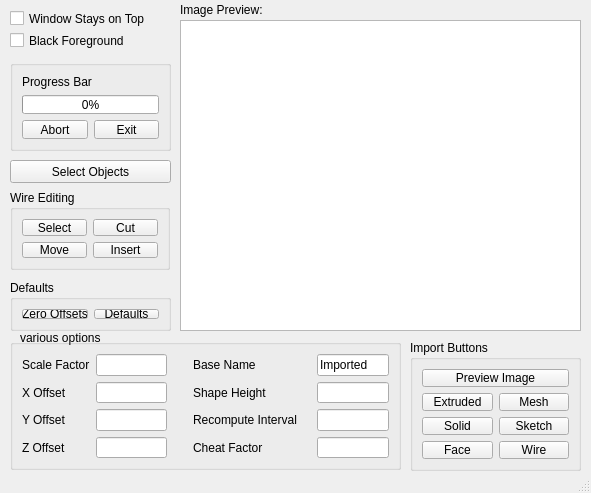
<?xml version="1.0" encoding="UTF-8"?>
<ui version="4.0">
 <class>MainWindow</class>
 <widget class="QMainWindow" name="MainWindow">
  <property name="geometry">
   <rect>
    <x>0</x>
    <y>0</y>
    <width>591</width>
    <height>493</height>
   </rect>
  </property>
  <property name="windowTitle">
   <string>MainWindow</string>
  </property>
  <property name="dockNestingEnabled">
   <bool>true</bool>
  </property>
  <widget class="QWidget" name="centralwidget">
   <widget class="QLabel" name="imagePreviewLabel">
    <property name="geometry">
     <rect>
      <x>180</x>
      <y>0</y>
      <width>401</width>
      <height>20</height>
     </rect>
    </property>
    <property name="text">
     <string>Image Preview:</string>
    </property>
   </widget>
   <widget class="QGroupBox" name="verticalGroupBox_2">
    <property name="geometry">
     <rect>
      <x>410</x>
      <y>340</y>
      <width>171</width>
      <height>131</height>
     </rect>
    </property>
    <property name="title">
     <string>Import Buttons</string>
    </property>
    <layout class="QVBoxLayout" name="verticalLayout">
     <item>
      <widget class="QPushButton" name="previewButton">
       <property name="text">
        <string>Preview Image</string>
       </property>
      </widget>
     </item>
     <item>
      <layout class="QHBoxLayout" name="horizontalLayout_5">
       <item>
        <widget class="QPushButton" name="importAsShapeButton">
         <property name="text">
          <string>Extruded</string>
         </property>
         <property name="flat">
          <bool>false</bool>
         </property>
        </widget>
       </item>
       <item>
        <widget class="QPushButton" name="importAsMeshButton">
         <property name="text">
          <string>Mesh</string>
         </property>
        </widget>
       </item>
      </layout>
     </item>
     <item>
      <layout class="QHBoxLayout" name="horizontalLayout_4">
       <item>
        <widget class="QPushButton" name="importAsSolidButton">
         <property name="text">
          <string>Solid</string>
         </property>
        </widget>
       </item>
       <item>
        <widget class="QPushButton" name="importAsSketchButton">
         <property name="text">
          <string>Sketch</string>
         </property>
        </widget>
       </item>
      </layout>
     </item>
     <item>
      <layout class="QHBoxLayout" name="horizontalLayout_2">
       <item>
        <widget class="QPushButton" name="importAsFaceButton">
         <property name="text">
          <string>Face</string>
         </property>
        </widget>
       </item>
       <item>
        <widget class="QPushButton" name="importAsWireButton">
         <property name="text">
          <string>Wire</string>
         </property>
        </widget>
       </item>
      </layout>
     </item>
    </layout>
   </widget>
   <widget class="QGroupBox" name="offsetsGroupBox">
    <property name="geometry">
     <rect>
      <x>10</x>
      <y>339</y>
      <width>391</width>
      <height>131</height>
     </rect>
    </property>
    <property name="title">
     <string/>
    </property>
    <layout class="QGridLayout" name="gridLayout">
     <item row="0" column="0">
      <layout class="QHBoxLayout" name="horizontalLayout">
       <item>
        <layout class="QVBoxLayout" name="verticalLayout_3">
         <item>
          <widget class="QLabel" name="scaleLabel">
           <property name="text">
            <string>Scale Factor</string>
           </property>
          </widget>
         </item>
         <item>
          <widget class="QLabel" name="xOffsetLabel">
           <property name="text">
            <string>X Offset</string>
           </property>
          </widget>
         </item>
         <item>
          <widget class="QLabel" name="yOffsetLabel">
           <property name="text">
            <string>Y Offset</string>
           </property>
          </widget>
         </item>
         <item>
          <widget class="QLabel" name="zOffsetLabel">
           <property name="text">
            <string>Z Offset</string>
           </property>
          </widget>
         </item>
        </layout>
       </item>
      </layout>
     </item>
     <item row="0" column="1">
      <layout class="QVBoxLayout" name="verticalLayout_4">
       <item>
        <widget class="QLineEdit" name="scaleEdit"/>
       </item>
       <item>
        <widget class="QLineEdit" name="xOffsetEdit"/>
       </item>
       <item>
        <widget class="QLineEdit" name="yOffsetEdit">
         <property name="toolTip">
          <string extracomment="Shift origin of image on Y axis"/>
         </property>
        </widget>
       </item>
       <item>
        <widget class="QLineEdit" name="zOffsetEdit">
         <property name="toolTip">
          <string extracomment="Shift origin of image on Z axis"/>
         </property>
        </widget>
       </item>
      </layout>
     </item>
     <item row="0" column="4">
      <layout class="QVBoxLayout" name="verticalLayout_8">
       <item>
        <widget class="QLineEdit" name="baseNameEdit">
         <property name="text">
          <string>Imported</string>
         </property>
        </widget>
       </item>
       <item>
        <widget class="QLineEdit" name="shapeHeightEdit"/>
       </item>
       <item>
        <widget class="QLineEdit" name="recomputeIntervalEdit">
         <property name="toolTip">
          <string extracomment="Lower is more responsive, but higher is better overall performance."/>
         </property>
        </widget>
       </item>
       <item>
        <widget class="QLineEdit" name="cheatFactorEdit"/>
       </item>
      </layout>
     </item>
     <item row="0" column="2">
      <spacer name="verticalSpacer_2">
       <property name="orientation">
        <enum>Qt::Vertical</enum>
       </property>
       <property name="sizeHint" stdset="0">
        <size>
         <width>20</width>
         <height>40</height>
        </size>
       </property>
      </spacer>
     </item>
     <item row="0" column="3">
      <layout class="QVBoxLayout" name="verticalLayout_7">
       <item>
        <widget class="QLabel" name="baseNameLabel">
         <property name="text">
          <string>Base Name</string>
         </property>
        </widget>
       </item>
       <item>
        <widget class="QLabel" name="shapeHeightLabel">
         <property name="text">
          <string>Shape Height</string>
         </property>
        </widget>
       </item>
       <item>
        <widget class="QLabel" name="recomputeIntervalLabel">
         <property name="text">
          <string>Recompute Interval    </string>
         </property>
        </widget>
       </item>
       <item>
        <widget class="QLabel" name="cheatFactorLabel">
         <property name="text">
          <string>Cheat Factor</string>
         </property>
        </widget>
       </item>
      </layout>
     </item>
    </layout>
   </widget>
   <widget class="QGroupBox" name="progressGroupBox">
    <property name="geometry">
     <rect>
      <x>10</x>
      <y>60</y>
      <width>161</width>
      <height>91</height>
     </rect>
    </property>
    <property name="title">
     <string/>
    </property>
    <layout class="QVBoxLayout" name="verticalLayout_6">
     <item>
      <widget class="QLabel" name="progressLabel">
       <property name="text">
        <string>Progress Bar</string>
       </property>
      </widget>
     </item>
     <item>
      <widget class="QProgressBar" name="progressBar">
       <property name="value">
        <number>0</number>
       </property>
      </widget>
     </item>
     <item>
      <layout class="QHBoxLayout" name="horizontalLayout_3">
       <item>
        <widget class="QPushButton" name="abortButton">
         <property name="text">
          <string>Abort</string>
         </property>
        </widget>
       </item>
       <item>
        <widget class="QPushButton" name="exitButton">
         <property name="text">
          <string>Exit</string>
         </property>
        </widget>
       </item>
      </layout>
     </item>
    </layout>
   </widget>
   <widget class="QCheckBox" name="staysOnTopCheckBox">
    <property name="geometry">
     <rect>
      <x>10</x>
      <y>10</y>
      <width>151</width>
      <height>17</height>
     </rect>
    </property>
    <property name="text">
     <string>Window Stays on Top</string>
    </property>
   </widget>
   <widget class="QGroupBox" name="wireEditGroupBox">
    <property name="geometry">
     <rect>
      <x>10</x>
      <y>190</y>
      <width>160</width>
      <height>80</height>
     </rect>
    </property>
    <property name="title">
     <string>Wire Editing</string>
    </property>
    <layout class="QVBoxLayout" name="verticalLayout_9">
     <item>
      <layout class="QHBoxLayout" name="horizontalLayout_7">
       <item>
        <widget class="QPushButton" name="selectOddPointsButton">
         <property name="text">
          <string>Select</string>
         </property>
        </widget>
       </item>
       <item>
        <widget class="QPushButton" name="cutSelectedButton">
         <property name="text">
          <string>Cut</string>
         </property>
        </widget>
       </item>
      </layout>
     </item>
     <item>
      <layout class="QHBoxLayout" name="horizontalLayout_8">
       <item>
        <widget class="QPushButton" name="moveButton">
         <property name="text">
          <string>Move</string>
         </property>
        </widget>
       </item>
       <item>
        <widget class="QPushButton" name="insertButton">
         <property name="text">
          <string>Insert</string>
         </property>
        </widget>
       </item>
      </layout>
     </item>
    </layout>
   </widget>
   <widget class="QCheckBox" name="blackForegroundCheckbox">
    <property name="geometry">
     <rect>
      <x>10</x>
      <y>30</y>
      <width>140</width>
      <height>21</height>
     </rect>
    </property>
    <property name="text">
     <string>Black Foreground</string>
    </property>
   </widget>
   <widget class="QPushButton" name="selectFacesButton">
    <property name="geometry">
     <rect>
      <x>10</x>
      <y>160</y>
      <width>161</width>
      <height>23</height>
     </rect>
    </property>
    <property name="text">
     <string>Select Objects</string>
    </property>
   </widget>
   <widget class="QGraphicsView" name="graphicsView">
    <property name="geometry">
     <rect>
      <x>180</x>
      <y>20</y>
      <width>401</width>
      <height>311</height>
     </rect>
    </property>
    <property name="verticalScrollBarPolicy">
     <enum>Qt::ScrollBarAlwaysOff</enum>
    </property>
    <property name="horizontalScrollBarPolicy">
     <enum>Qt::ScrollBarAlwaysOff</enum>
    </property>
    <property name="dragMode">
     <enum>QGraphicsView::ScrollHandDrag</enum>
    </property>
   </widget>
   <widget class="QGroupBox" name="horizontalGroupBox">
    <property name="geometry">
     <rect>
      <x>10</x>
      <y>280</y>
      <width>161</width>
      <height>51</height>
     </rect>
    </property>
    <property name="title">
     <string>Defaults</string>
    </property>
    <layout class="QHBoxLayout" name="horizontalLayout_6">
     <item>
      <widget class="QPushButton" name="zeroButton">
       <property name="text">
        <string>Zero Offsets</string>
       </property>
      </widget>
     </item>
     <item>
      <widget class="QPushButton" name="defaultsButton">
       <property name="text">
        <string>Defaults</string>
       </property>
      </widget>
     </item>
    </layout>
   </widget>
   <widget class="QLabel" name="offsetsGroupBoxLabel">
    <property name="geometry">
     <rect>
      <x>20</x>
      <y>330</y>
      <width>391</width>
      <height>16</height>
     </rect>
    </property>
    <property name="text">
     <string>various options</string>
    </property>
   </widget>
  </widget>
  <widget class="QStatusBar" name="statusbar"/>
 </widget>
 <resources/>
 <connections>
  <connection>
   <sender>exitButton</sender>
   <signal>clicked()</signal>
   <receiver>MainWindow</receiver>
   <slot>close()</slot>
   <hints>
    <hint type="sourcelabel">
     <x>86</x>
     <y>97</y>
    </hint>
    <hint type="destinationlabel">
     <x>294</x>
     <y>305</y>
    </hint>
   </hints>
  </connection>
 </connections>
</ui>
